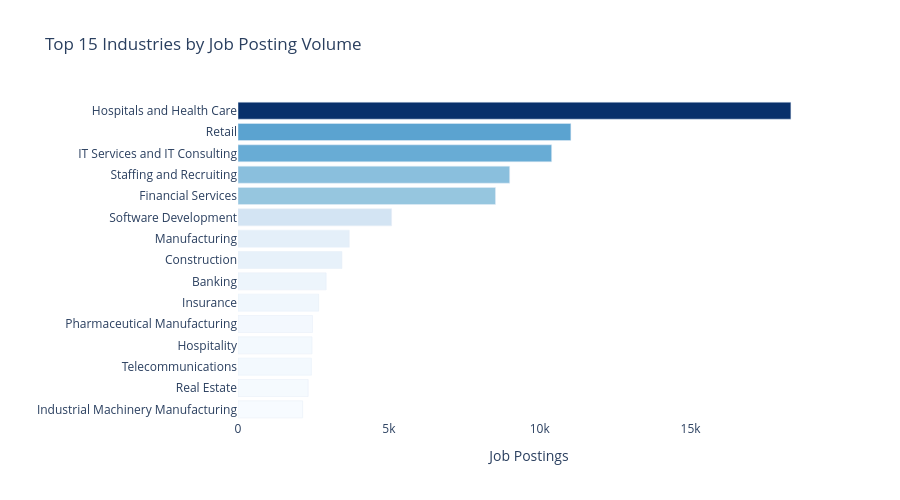

The cell this chart's notebook holds for it:
### Markdown cell above
### 6.2 Top Industries

### Code cell
industry_counts = (
    job_industries_raw.merge(industries_raw, on="industry_id", how="left")
    ["industry_name"].value_counts().head(15)
    .reset_index().rename(columns={"industry_name":"industry","count":"job_count"})
)
fig = px.bar(industry_counts, x="job_count", y="industry", orientation="h",
             color="job_count", color_continuous_scale="Blues",
             title="Top 15 Industries by Job Posting Volume",
             labels={"job_count":"Job Postings","industry":""})
fig.update_layout(yaxis=dict(autorange="reversed"), coloraxis_showscale=False,
                  plot_bgcolor="white", height=500)
fig.show()

print("\nInsight: Layanan Teknologi & TI mendominasi, disusul oleh sektor Keuangan dan Kesehatan.")

### Figure 1 — Plotly figure (JSON) as saved in the notebook; plotly's stock layout.template omitted (floating-point values rounded to 4 significant figures)
{"data": [{"hovertemplate": "Job Postings=%{marker.color}<br>=%{y}<extra></extra>", "legendgroup": "", "marker": {"color": [18326, 11033, 10396, 9005, 8535, 5091, 3689, 3445, 2923, 2673, 2469, 2455, 2433, 2326, 2143], "coloraxis": "coloraxis", "pattern": {"shape": ""}}, "name": "", "orientation": "h", "showlegend": false, "textposition": "auto", "type": "bar", "x": [18326, 11033, 10396, 9005, 8535, 5091, 3689, 3445, 2923, 2673, 2469, 2455, 2433, 2326, 2143], "xaxis": "x", "y": ["Hospitals and Health Care", "Retail", "IT Services and IT Consulting", "Staffing and Recruiting", "Financial Services", "Software Development", "Manufacturing", "Construction", "Banking", "Insurance", "Pharmaceutical Manufacturing", "Hospitality", "Telecommunications", "Real Estate", "Industrial Machinery Manufacturing"], "yaxis": "y"}], "layout": {"barmode": "relative", "coloraxis": {"colorbar": {"title": {"text": "Job Postings"}}, "colorscale": [[0, "rgb(247,251,255)"], [0.125, "rgb(222,235,247)"], [0.25, "rgb(198,219,239)"], [0.375, "rgb(158,202,225)"], [0.5, "rgb(107,174,214)"], [0.625, "rgb(66,146,198)"], [0.75, "rgb(33,113,181)"], [0.875, "rgb(8,81,156)"], [1, "rgb(8,48,107)"]], "showscale": false}, "height": 500, "legend": {"tracegroupgap": 0}, "plot_bgcolor": "white", "title": {"text": "Top 15 Industries by Job Posting Volume"}, "xaxis": {"anchor": "y", "domain": [0, 1], "title": {"text": "Job Postings"}}, "yaxis": {"anchor": "x", "autorange": "reversed", "domain": [0, 1], "title": {"text": ""}}}}
